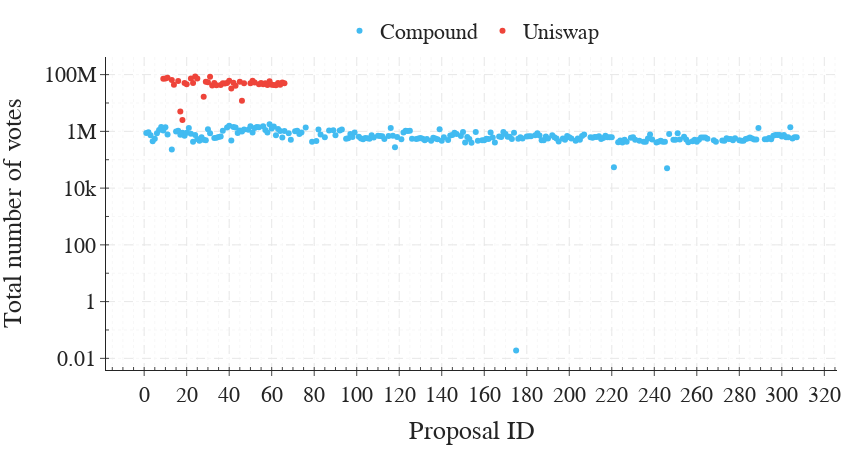

Notebook source saved alongside this figure:
### Code cell
# Plot showing the distribution of COMP tokens held by voters during a voting period
fig = go.Figure(layout=get_plotly_layout(width=width, height=height))

print("Compound")
display(dfs['compound']['votes'].votes.describe().to_frame().T)

min_votes = 1e-3
proposals_ids = dfs['compound']['proposals_defeated'].proposalId
data = dfs['compound']['votes'].query(
    "(proposalId not in @proposals_ids) and (votes >= @min_votes)"
).groupby('proposalId').agg({'votes': ['mean', 'median', 'sum']})

fig.add_trace(go.Scatter(x=data.index, y=data[('votes', 'sum')], line=dict(
    color=colors['blue'], width=2), mode='markers', name='Compound'))

print("Uniswap")
display(dfs['uniswap']['votes'].votes.describe().to_frame().T)

min_votes = 1e-3
proposals_ids = dfs['uniswap']['proposals_defeated'].proposalId
data = dfs['uniswap']['votes'].query(
    "(proposalId not in @proposals_ids) and (votes >= @min_votes)"
).groupby('proposalId').agg({'votes': ['mean', 'median', 'sum']})

fig.add_trace(go.Scatter(x=data.index, y=data[('votes', 'sum')], line=dict(
    color=colors['red'], width=2), mode='markers', name='Uniswap'))

fig.update_layout(yaxis_title="Total number of votes", xaxis_title="Proposal ID",
                  xaxis=dict(tickmode='linear', tick0=0, dtick=20),
                  legend=dict(xanchor='center', x=0.5, y=1.15, orientation='h'))

fig.update_yaxes(type="log")

file_dir = os.path.join(
    plots_dir, "distribution_of_voting_power_by_voter_per_proposal_sum.pdf")
fig.write_image(file_dir, width=width, height=height, scale=1)

fig.show(plot_style)

### Figure 1 — Plotly figure (JSON) as saved in the notebook; plotly's stock layout.template omitted (floating-point values rounded to 4 significant figures; data arrays with more than 128 entries replaced by an {"elided": "..."} marker saying what was removed)
{"data": [{"line": {"color": "#42bbf1", "width": 2}, "mode": "markers", "name": "Compound", "type": "scatter", "x": {"elided": "257 int values"}, "y": {"elided": "257 float values"}}, {"line": {"color": "#ee443a", "width": 2}, "mode": "markers", "name": "Uniswap", "type": "scatter", "x": [9, 10, 11, 13, 14, 16, 17, 18, 19, 20, 22, 23, 24, 25, 28, 29, 30, 31, 32, 33, 34, 36, 37, 38, 39, 40, 41, 42, 43, 45, 46, 47, 50, 51, 52, 54, 55, 56, 57, 58, 59, 60, 61, 62, 63, 64, 65, 66], "y": [71370000.0, 72630000.0, 77410000.0, 64900000.0, 43770000.0, 59760000.0, 5029000.0, 2514000.0, 50690000.0, 46070000.0, 72900000.0, 50640000.0, 86500000.0, 72420000.0, 16470000.0, 55570000.0, 53710000.0, 84800000.0, 41570000.0, 50850000.0, 42450000.0, 42960000.0, 49880000.0, 48950000.0, 50380000.0, 60750000.0, 32440000.0, 51840000.0, 40520000.0, 55550000.0, 11990000.0, 50060000.0, 49910000.0, 61010000.0, 52270000.0, 46200000.0, 50880000.0, 45620000.0, 50110000.0, 43380000.0, 58250000.0, 44060000.0, 42810000.0, 42110000.0, 50390000.0, 43850000.0, 52730000.0, 49860000.0]}], "layout": {"font": {"family": "Clear Sans", "size": 22}, "height": 450, "legend": {"orientation": "h", "x": 0.5, "xanchor": "center", "y": 1.15}, "margin": {"b": 10, "l": 10, "r": 10, "t": 10}, "width": 850, "xaxis": {"dtick": 20, "griddash": "dash", "minor": {"griddash": "dot", "ticks": "inside"}, "showgrid": true, "tick0": 0, "tickmode": "linear", "title": {"text": "Proposal ID"}}, "yaxis": {"griddash": "dash", "minor": {"griddash": "dot", "ticks": "inside"}, "showgrid": true, "title": {"text": "Total number of votes"}, "type": "log"}}}
